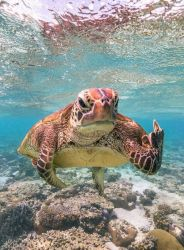
#> input picture Convolution 2D and Histogram Equalization/input/photo_2024-03-04_15-59-54.jpg, 184 x 250 px, found by its file name
$ jupyter execute Convolution2D.ipynb
#> lines starting #> are read from the running program, lines starting #| are printed output that depends on the picture
[cell 1]
import cv2
import numpy as np

[cell 2]
image = cv2.imread('photo_2024-03-04_15-59-54.jpg', cv2.IMREAD_GRAYSCALE)
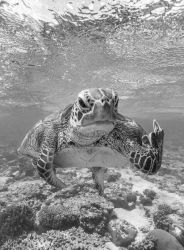
#> image: shape (250, 184); min 0, max 255, mean 145.3

[cell 3]
# 1. Edge detection filter
kernel1 = np.array([[-1 , -1 , -1],
                   [-1 ,  8 , -1],
                   [-1 , -1 , -1]])

# 2. Sharpening filter
kernel2 = np.array([[0  , -1 ,  0],
                   [-1 ,  5 , -1],
                   [0  , -1 ,  0]])

# 3. Emboss filter
kernel3 = np.array([[-2 , -1 ,  0],
                   [-1 ,  1 ,  1],
                   [0  ,  1 ,  2]])

# 4. Identity filter
kernel4 = np.array([[0  ,  0 ,  0],
                   [0  ,  1 ,  0],
                   [0  ,  0 ,  0]])

# 5. Your filter
kernel5 = np.array([[-1, 0, -1],
                    [0, 5, 0],
                    [-1, 0, -1]])

[cell 4]
result1 = cv2.filter2D(image, -1, kernel1)
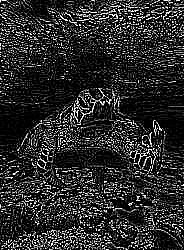
#> result1: shape (250, 184); min 0, max 255, mean 43.5
result1 = np.hstack((image, result1))
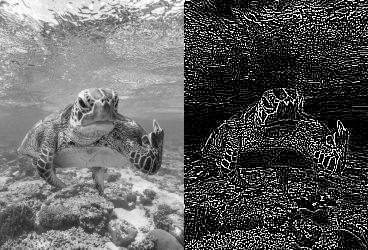
#> result1: shape (250, 368); min 0, max 255, mean 94.4
cv2.imwrite('output/result1.jpg', result1)
#> Out = True

[cell 5]
result2 = cv2.filter2D(image, -1, kernel2)
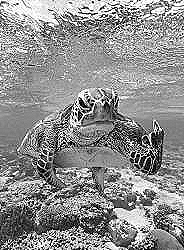
#> result2: shape (250, 184); min 0, max 255, mean 143
result2 = np.hstack((image, result2))
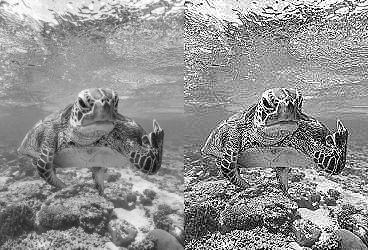
#> result2: shape (250, 368); min 0, max 255, mean 144.2
cv2.imwrite('output/result2.png', result2)
#> Out = True

[cell 6]
result3 = cv2.filter2D(image, -1, kernel3)
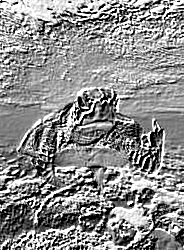
#> result3: shape (250, 184); min 0, max 255, mean 140.8
result3 = np.hstack((image, result3))
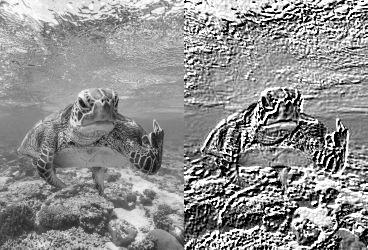
#> result3: shape (250, 368); min 0, max 255, mean 143.1
cv2.imwrite('output/result3.png',result3)
#> Out = True

[cell 7]
result4 = cv2.filter2D(image, -1, kernel4)
result4 = np.hstack((image, result4))
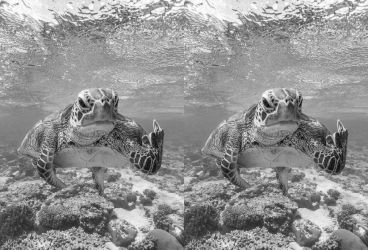
#> result4: shape (250, 368); min 0, max 255, mean 145.3
cv2.imwrite('output/result4.png', result4)
#> Out = True

[cell 8]
result5 = cv2.filter2D(image, -1, kernel5)
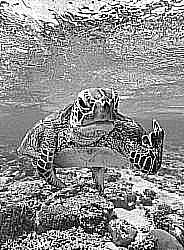
#> result5: shape (250, 184); min 0, max 255, mean 141.7
result5 = np.hstack((image, result5))
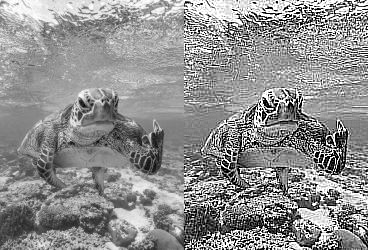
#> result5: shape (250, 368); min 0, max 255, mean 143.5
cv2.imwrite('output/result5.png',result5)
#> Out = True

$ run again, with Convolution 2D and Histogram Equalization/input/plainview.jpg copied over Convolution 2D and Histogram Equalization/input/photo_2024-03-04_15-59-54.jpg
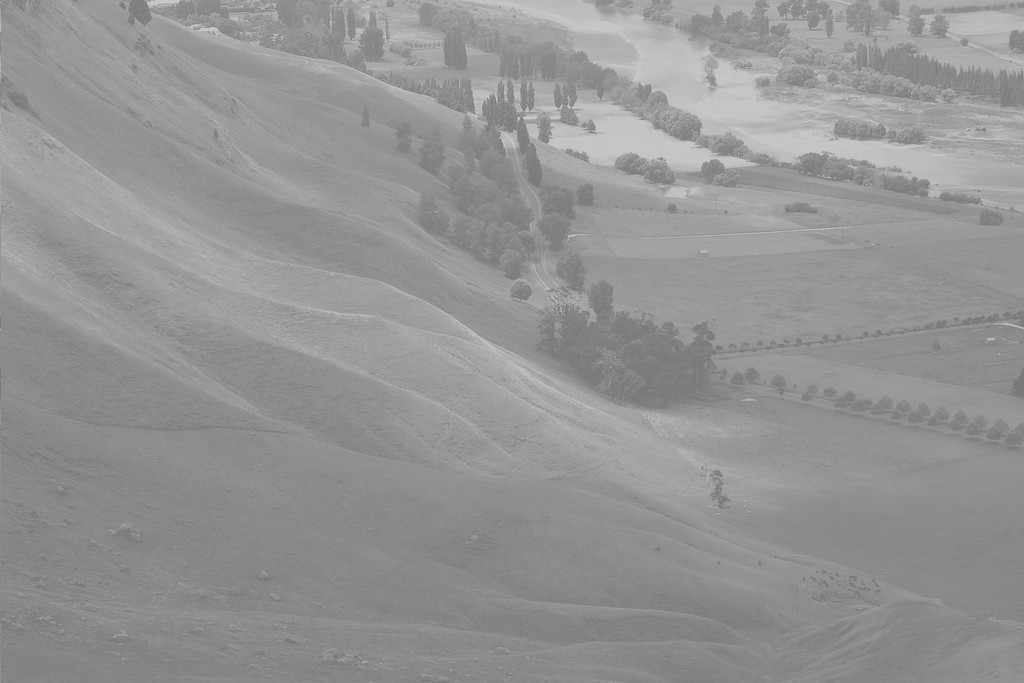
#> input picture Convolution 2D and Histogram Equalization/input/plainview.jpg, 1024 x 683 px, found by its file name
#> image is the input picture: shape (683, 1024); min 114, max 208, mean 148
#> `result1 = np.hstack((image, result1))`:
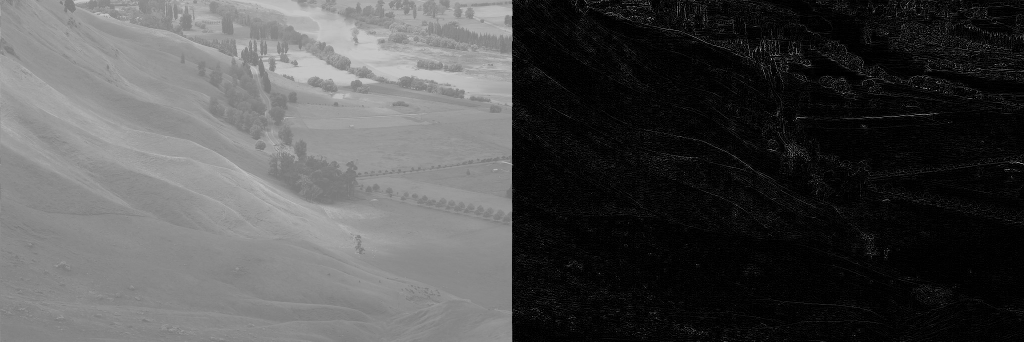
#> result1: shape (683, 2048) (shown at 1/2 size); min 0, max 255, mean 77.8
#> `cv2.imwrite('output/result1.jpg', result1)`: Out = True
#> `result3 = np.hstack((image, result3))`:
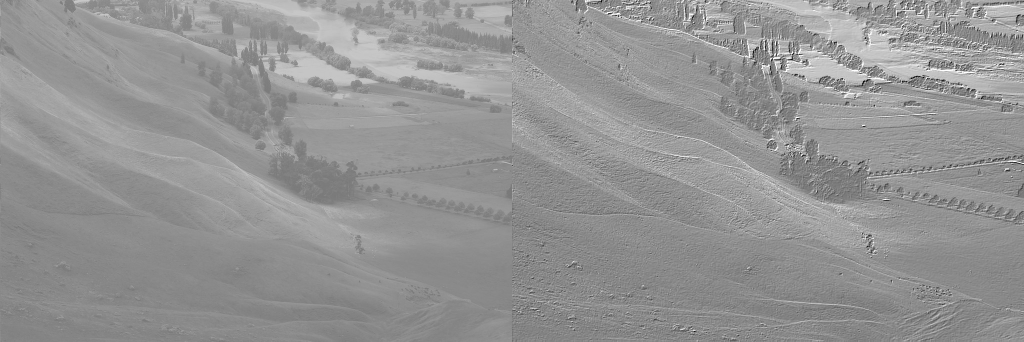
#> result3: shape (683, 2048) (shown at 1/2 size); min 0, max 255, mean 147.8

$ run again, with Convolution 2D and Histogram Equalization/input/balloons_noisy.png saved as Convolution 2D and Histogram Equalization/input/photo_2024-03-04_15-59-54.jpg
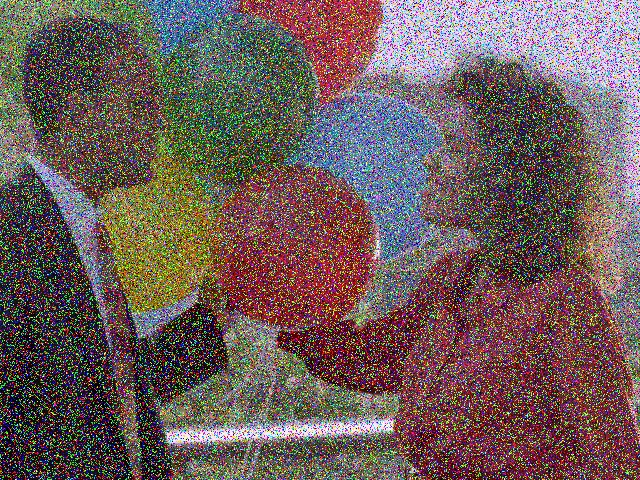
#> input picture Convolution 2D and Histogram Equalization/input/balloons_noisy.png, 640 x 480 px, found by its file name
#> `cv2.imwrite('output/result1.jpg', result1)`: Out = True
#> `result5 = np.hstack((image, result5))`:
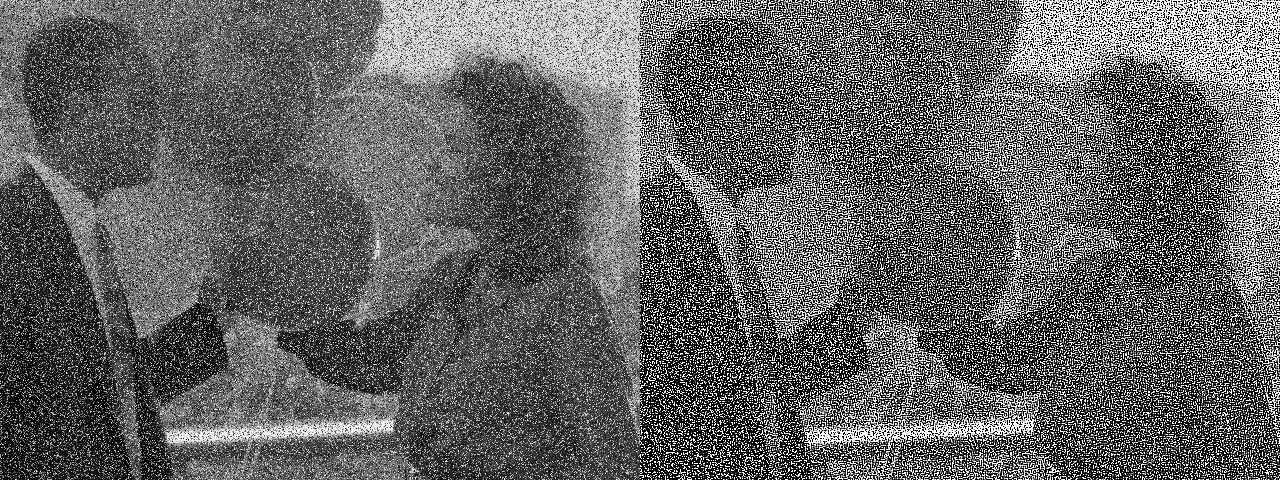
#> result5: shape (480, 1280); min 0, max 255, mean 98.7
